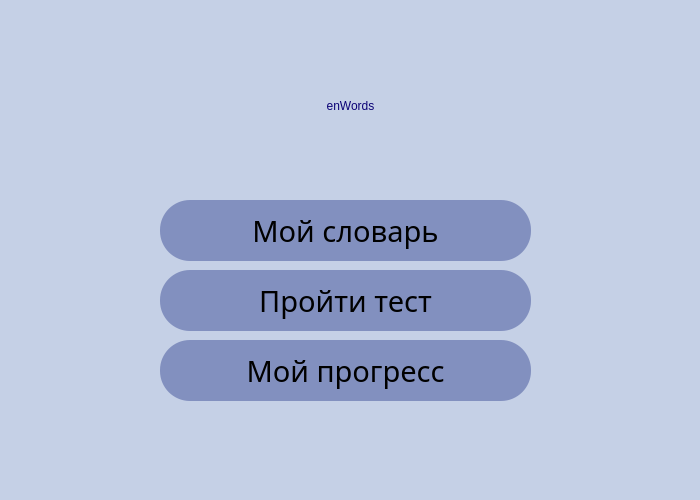
<?xml version="1.0" encoding="UTF-8"?>
<ui version="4.0">
 <class>Form</class>
 <widget class="QWidget" name="Form">
  <property name="geometry">
   <rect>
    <x>0</x>
    <y>0</y>
    <width>700</width>
    <height>500</height>
   </rect>
  </property>
  <property name="windowTitle">
   <string>Form</string>
  </property>
  <property name="styleSheet">
   <string notr="true">background: rgb(197,208,230);</string>
  </property>
  <widget class="QPushButton" name="but_my_dict">
   <property name="geometry">
    <rect>
     <x>160</x>
     <y>200</y>
     <width>371</width>
     <height>61</height>
    </rect>
   </property>
   <property name="font">
    <font>
     <family>Yu Gothic UI Semilight</family>
     <pointsize>22</pointsize>
     <weight>50</weight>
     <italic>false</italic>
     <bold>false</bold>
    </font>
   </property>
   <property name="styleSheet">
    <string notr="true">background-color: #8290bf;
border-radius:30;
font: 22pt &quot;Yu Gothic UI Semilight&quot;;</string>
   </property>
   <property name="text">
    <string>Мой словарь</string>
   </property>
  </widget>
  <widget class="QPushButton" name="but_test">
   <property name="geometry">
    <rect>
     <x>160</x>
     <y>270</y>
     <width>371</width>
     <height>61</height>
    </rect>
   </property>
   <property name="font">
    <font>
     <family>Yu Gothic UI Semilight</family>
     <pointsize>22</pointsize>
     <weight>50</weight>
     <italic>false</italic>
     <bold>false</bold>
    </font>
   </property>
   <property name="styleSheet">
    <string notr="true">background-color: #8290bf;
border-radius:30;
font: 22pt &quot;Yu Gothic UI Semilight&quot;;</string>
   </property>
   <property name="text">
    <string>Пройти тест</string>
   </property>
   <property name="shortcut">
    <string/>
   </property>
  </widget>
  <widget class="QPushButton" name="but_my_progress">
   <property name="geometry">
    <rect>
     <x>160</x>
     <y>340</y>
     <width>371</width>
     <height>61</height>
    </rect>
   </property>
   <property name="font">
    <font>
     <family>Yu Gothic UI Semilight</family>
     <pointsize>22</pointsize>
     <weight>50</weight>
     <italic>false</italic>
     <bold>false</bold>
    </font>
   </property>
   <property name="styleSheet">
    <string notr="true">background-color: #8290bf;
border-radius:30;
font: 22pt &quot;Yu Gothic UI Semilight&quot;;</string>
   </property>
   <property name="text">
    <string>Мой прогресс</string>
   </property>
   <property name="shortcut">
    <string/>
   </property>
  </widget>
  <widget class="QLabel" name="label">
   <property name="geometry">
    <rect>
     <x>230</x>
     <y>60</y>
     <width>241</width>
     <height>91</height>
    </rect>
   </property>
   <property name="styleSheet">
    <string notr="true">font: 25 38pt &quot;Yu Gothic UI&quot;;
color: rgb(12, 2, 118);</string>
   </property>
   <property name="text">
    <string>enWords</string>
   </property>
   <property name="alignment">
    <set>Qt::AlignCenter</set>
   </property>
  </widget>
 </widget>
 <resources/>
 <connections/>
</ui>
